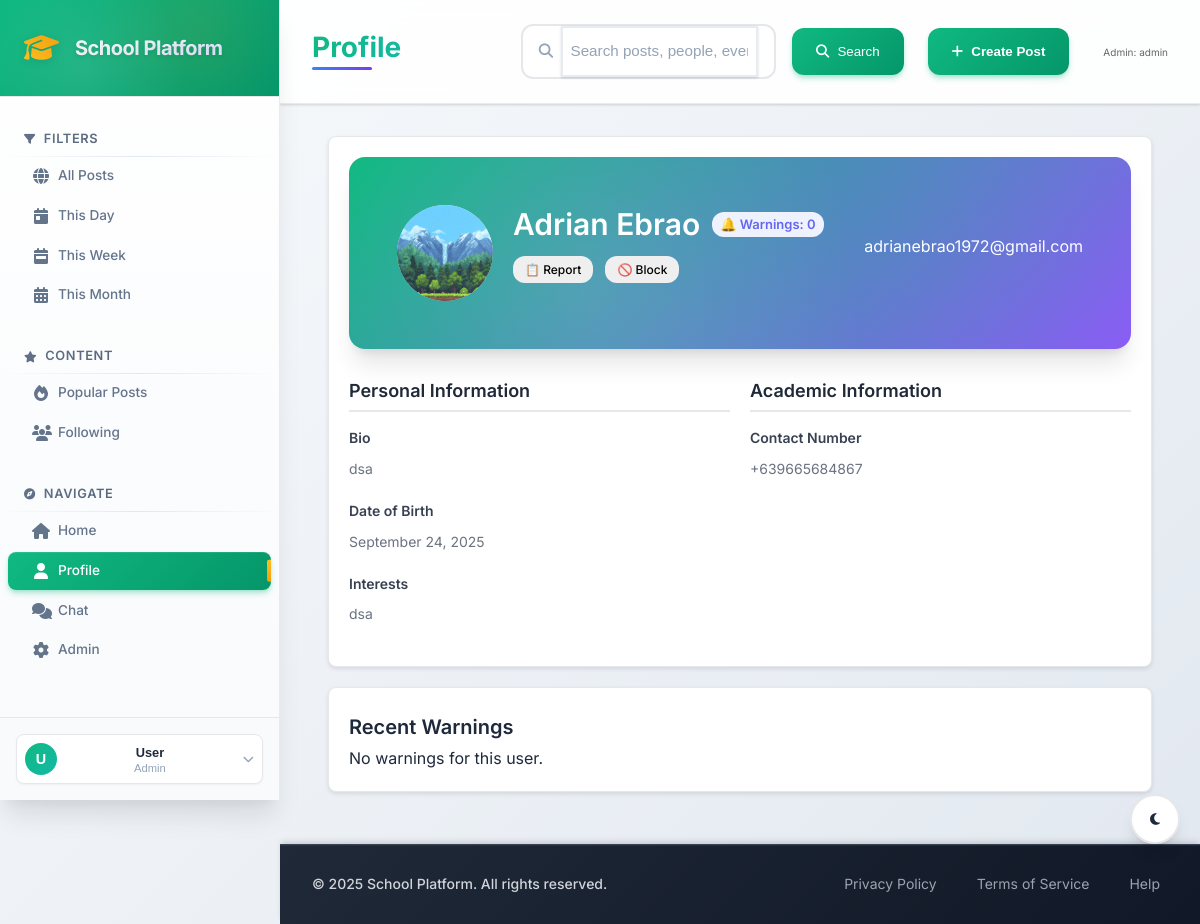
The page /public/profile.php?id=13 (signed in) on the database its author committed.
### tables this page shows
CREATE TABLE `users` (
  `id` int(10) UNSIGNED NOT NULL,
  `name` varchar(100) NOT NULL,
  `email` varchar(150) NOT NULL,
  `password` varchar(255) NOT NULL,
  `role` enum('admin','student','user') NOT NULL DEFAULT 'student',
  `contact_number` varchar(30) DEFAULT NULL,
  `student_id` varchar(20) DEFAULT NULL,
  `date_of_birth` date DEFAULT NULL,
  `gender` enum('male','female','other','prefer_not_to_say') DEFAULT NULL,
  `year_level` enum('1st_year','2nd_year','3rd_year','4th_year','5th_year','graduate') DEFAULT NULL,
  `course` varchar(100) DEFAULT NULL,
  `major` varchar(100) DEFAULT NULL,
  `bio` text DEFAULT NULL,
  `hometown` varchar(100) DEFAULT NULL,
  `interests` text DEFAULT NULL,
  `emergency_contact_name` varchar(100) DEFAULT NULL,
  `emergency_contact_phone` varchar(15) DEFAULT NULL,
  `profile_visibility` enum('public','students_only','private') DEFAULT 'students_only',
  `show_email` tinyint(1) NOT NULL DEFAULT 0,
  `show_contact` tinyint(1) NOT NULL DEFAULT 0,
  `is_online` tinyint(1) NOT NULL DEFAULT 0,
  `created_at` timestamp NOT NULL DEFAULT current_timestamp(),
  `is_blocked` tinyint(1) DEFAULT 0,
  `blocked_at` timestamp NULL DEFAULT NULL,
  `blocked_reason` text DEFAULT NULL
);

### src/Controller/UserController.php (called while the page is built, shortened)
<?php
class UserController
{
    private $pdo;
    public function __construct($pdo)
    {
        $this->pdo = $pdo;
    }
    public function viewProfile($userId)
    {
        try {
            $stmt = $this->pdo->query("SHOW COLUMNS FROM users LIKE 'student_id'");
            $hasNewFields = $stmt->rowCount() > 0;
        } catch (Exception $e) {
            $hasNewFields = false;
        }
        if ($hasNewFields) {
            $stmt = $this->pdo->prepare('SELECT id, name, email, contact_number, role, student_id, date_of_birth, gender, year_level, course, major, bio, hometown, interests, emergency_contact_name, emergency_contact_phone, profile_visibility FROM users WHERE id = :id');
        } else {
            $stmt = $this->pdo->prepare('SELECT id, name, email, contact_number, role FROM users WHERE id = :id');
        }
        $stmt->execute([':id' => $userId]);
        $profile = $stmt->fetch(PDO::FETCH_ASSOC);
        return $profile;
    }
}

### src/Controller/AdminController.php (called while the page is built, shortened)
<?php
class AdminController
{
    private $pdo;
    public function __construct($pdo)
    {
        $this->pdo = $pdo;
    }
    private function getTableColumns($tableName)
    {
        try {
            $stmt = $this->pdo->query("SHOW COLUMNS FROM `$tableName`");
            return $stmt ? $stmt->fetchAll(PDO::FETCH_COLUMN) : [];
        } catch (PDOException $e) {
            return [];
        }
    }
    public function getUserWarnings($userId)
    {
        try {
            $columns = $this->getTableColumns('user_warnings');
            if (in_array('user_id', $columns)) {
                $stmt = $this->pdo->prepare("
                    SELECT * FROM user_warnings
                    WHERE user_id = ? AND is_active = 1
                    ORDER BY created_at DESC
                ");
            } else {
                $stmt = $this->pdo->prepare("
                    SELECT * FROM user_warnings
                    WHERE warned_user_id = ? AND is_active = 1
                    ORDER BY created_at DESC
                ");
            }
            $stmt->execute([$userId]);
            return $stmt->fetchAll(PDO::FETCH_ASSOC);
        } catch (PDOException $e) {
            error_log("Get user warnings error: " . $e->getMessage());
            return [];
        }
    }
    public function isUserBlocked($blockerId, $blockedId)
    {
        try {
            $stmt = $this->pdo->prepare("
                SELECT COUNT(*) FROM user_blocks
                WHERE blocker_user_id = ? AND blocked_user_id = ? AND is_active = 1
            ");
            $stmt->execute([$blockerId, $blockedId]);
            return $stmt->fetchColumn() > 0;
        } catch (PDOException $e) {
            return false;
        }
    }
}

### public/profile.php (the view, shortened to what this page needs)
<?php
require_once '../config/database.php';
require_once __DIR__ . '/../src/Controller/UserController.php';
require_once __DIR__ . '/../src/Controller/AdminController.php';
$uc = new UserController($pdo);
$adminController = new AdminController($pdo);
$viewId = isset($_GET['id']) ? (int)$_GET['id'] : ($_SESSION['user_id'] ?? null);
$isOwnProfile = isset($_SESSION['user_id']) && $_SESSION['user_id'] == $viewId;
$profile = $uc->viewProfile($viewId);
$avatar = null;
$files = @glob(__DIR__ . '/uploads/avatar_' . $viewId . '.*');
if ($files && count($files) > 0) { $avatar = 'uploads/' . basename($files[0]); }
$warnings = [];
try { $warnings = $adminController->getUserWarnings($viewId); } catch (Exception $e) { $warnings = []; }
$warningsCount = is_array($warnings) ? count($warnings) : 0;
$hasBlocked = false;
if ($viewId && $viewId != $_SESSION['user_id']) {
  try {
    $hasBlocked = $adminController->isUserBlocked($_SESSION['user_id'], $viewId);
  } catch (Exception $e) {
    $isBlocked = false;
    $hasBlocked = false;
  }
}
  ?>
<?php require_once __DIR__ . '/../src/View/header.php'; ?>
<main class="container">
  <div class="profile-section">
    <div class="profile-header">
      <div class="avatar-section">
        <div id="avatarContainer" style="width:96px;height:96px;border-radius:50%;overflow:hidden;background:#eee">
          <?php if ($avatar): ?>
            <img id="currentAvatar" src="<?php echo $avatar; ?>?t=<?php echo time(); ?>" style="width:100%;height:100%;object-fit:cover" alt="avatar">
          <?php else: ?>
            <div id="currentAvatarPlaceholder" style="width:100%;height:100%;display:flex;align-items:center;justify-content:center;color:#777;font-size:12px">No avatar</div>
          <?php endif; ?>
        </div>
      </div>
      <div class="profile-info">
        <h2 style="display:flex;align-items:center;gap:12px;flex-wrap:wrap;margin:0 0 10px 0">
          <span><?php echo htmlspecialchars($profile['name'] ?? ''); ?></span>
          <?php if ($warningsCount > 0 && (($_SESSION['role'] ?? '') === 'admin' || $isOwnProfile)): ?>
            <span style="background:#f59e0b;color:white;padding:4px 8px;border-radius:12px;font-size:13px">🔔 Warnings: <?php echo $warningsCount; ?></span>
          <?php elseif (($_SESSION['role'] ?? '') === 'admin' || $isOwnProfile): ?>
            <span style="background:#eef2ff;color:#6366f1;padding:4px 8px;border-radius:12px;font-size:13px">🔔 Warnings: <?php echo $warningsCount; ?></span>
          <?php endif; ?>
          <?php if (isset($_SESSION['user_id']) && $_SESSION['user_id'] != $viewId): ?>
            <button class="btn danger small" onclick="openReportOnProfile(<?php echo $viewId; ?>, '<?php echo htmlspecialchars($profile['name'] ?? ''); ?>')" style="font-size:12px;padding:6px 12px">📋 Report</button>
            <?php if (!$hasBlocked): ?>
              <button class="btn danger small" onclick="openBlockUser(<?php echo $viewId; ?>, '<?php echo htmlspecialchars($profile['name'] ?? ''); ?>')" style="font-size:12px;padding:6px 12px">🚫 Block</button>
            <?php else: ?>
              <button class="btn secondary small" onclick="unblockUser(<?php echo $viewId; ?>, '<?php echo htmlspecialchars($profile['name'] ?? ''); ?>')" style="font-size:12px;padding:6px 12px">✅ Unblock</button>
            <?php endif; ?>
          <?php endif; ?>
        </h2>
        <div class="kv" style="margin-bottom:5px"><?php echo htmlspecialchars($profile['email'] ?? ''); ?></div>
      </div>
    </div>
    <div id="profileView" class="profile-view">
      <div class="info-grid">
        <div>
          <h3 class="section-title">Personal Information</h3>
          <?php if (!empty($profile['bio'])): ?>
            <div class="profile-field">
              <label>Bio</label>
              <div class="value"><?php echo nl2br(htmlspecialchars($profile['bio'])); ?></div>
            </div>
          <?php endif; ?>
          <?php if (!empty($profile['date_of_birth'])): ?>
            <div class="profile-field">
              <label>Date of Birth</label>
              <div class="value"><?php echo date('F j, Y', strtotime($profile['date_of_birth'])); ?></div>
            </div>
          <?php endif; ?>
          <?php if (!empty($profile['interests'])): ?>
            <div class="profile-field">
              <label>Interests</label>
              <div class="value"><?php echo nl2br(htmlspecialchars($profile['interests'])); ?></div>
            </div>
          <?php endif; ?>
        </div>
        <div>
          <h3 class="section-title">Academic Information</h3>
          <div class="profile-field">
            <label>Contact Number</label>
            <div class="value"><?php echo htmlspecialchars($profile['contact_number'] ?? 'Not provided'); ?></div>
          </div>
        </div>
      </div>
    </div>
  </div>
  <?php if ((($_SESSION['role'] ?? '') === 'admin')): ?>
    <div class="profile-section">
      <h4 style="margin:6px 0">Recent Warnings</h4>
      <?php if (!$warningsCount): ?>
        <div class="kv">No warnings for this user.</div>
      <?php endif; ?>
    </div>
  <?php endif; ?>
</main>
<?php require_once __DIR__ . '/../src/View/footer.php'; ?>

### public/assets/style.css (style rules this page uses)
:root { --primary-green: #10b981; --primary-green-dark: #059669; --primary-green-light: #34d399; --primary-green-lighter: #d1fae5; --primary-blue: #10b981; --primary-blue-dark: #059669; --primary-blue-light: #34d399; --primary-blue-lighter: #d1fae5; --secondary-teal: #14b8a6; --secondary-lime: #65a30d; --secondary-orange: #f59e0b; --secondary-red: #ef4444; --secondary-purple: #8b5cf6; --secondary-green: #10b981; --gray-50: #f9fafb; --gray-100: #f3f4f6; --gray-200: #e5e7eb; --gray-300: #d1d5db; --gray-400: #9ca3af; --gray-500: #6b7280; --gray-600: #4b5563; --gray-700: #374151; --gray-800: #1f2937; --gray-900: #111827; --bg-primary: #ffffff; --bg-secondary: #f0fdf4; --bg-tertiary: #ecfdf5; --bg-accent: #d1fae5; --bg-dark: #064e3b; --text-primary: #1e293b; --text-secondary: #64748b; --text-tertiary: #94a3b8; --text-inverse: #ffffff; --shadow-sm: 0 1px 2px 0 rgb(0 0 0 / 0.05); --shadow-md: 0 4px 6px -1px rgb(0 0 0 / 0.1), 0 2px 4px -2px rgb(0 0 0 / 0.1); --shadow-lg: 0 10px 15px -3px rgb(0 0 0 / 0.1), 0 4px 6px -4px rgb(0 0 0 / 0.1); --shadow-xl: 0 20px 25px -5px rgb(0 0 0 / 0.1), 0 8px 10px -6px rgb(0 0 0 / 0.1); --radius-sm: 0.375rem; --radius-md: 0.5rem; --radius-lg: 0.75rem; --radius-xl: 1rem; --space-xs: 0.25rem; --space-sm: 0.5rem; --space-md: 1rem; --space-lg: 1.5rem; --space-xl: 2rem; --space-2xl: 3rem; --transition-fast: 0.15s ease-in-out; --transition-normal: 0.3s ease-in-out; --transition-slow: 0.5s ease-in-out; }
* { margin: 0; padding: 0; box-sizing: border-box; }
html { font-size: 16px; scroll-behavior: smooth; }
body { font-family: 'Inter', -apple-system, BlinkMacSystemFont, 'Segoe UI', Roboto, sans-serif; line-height: 1.6; color: var(--text-primary); background: linear-gradient(135deg, var(--bg-secondary) 0%, var(--bg-tertiary) 100%); min-height: 100vh; font-feature-settings: 'cv02', 'cv03', 'cv04', 'cv11'; }
h1, h2, h3, h4, h5, h6 { font-weight: 600; line-height: 1.3; margin-bottom: var(--space-sm); }
h2 { font-size: 1.875rem; }
h3 { font-size: 1.5rem; }
h4 { font-size: 1.25rem; }
.content-body > * { animation: fadeIn 0.5s ease-out; }

### public/assets/modern-theme.css (style rules this page uses)
.btn { display: inline-flex; align-items: center; gap: var(--space-sm); padding: var(--space-md) var(--space-lg); border: none; border-radius: var(--radius-lg); font-weight: 600; font-size: 0.9rem; cursor: pointer; transition: all var(--transition-fast); text-decoration: none; font-family: inherit; }

### public/assets/enhanced-content.css (style rules this page uses)
.btn.small { padding: var(--space-sm) var(--space-md); font-size: 0.8rem; }

### public/assets/dashboard-enhancements.css (style rules this page uses)
.btn { position: relative; overflow: hidden; transition: all 0.3s ease; }
.btn::before { content: ''; position: absolute; top: 0; left: -100%; width: 100%; height: 100%; background: linear-gradient(90deg, transparent, rgba(255, 255, 255, 0.2), transparent); transition: left 0.5s ease; }

### public/assets/pages-enhancements.css (style rules this page uses)
.profile-header { background: linear-gradient(135deg, var(--primary-blue), var(--secondary-purple)); color: var(--text-inverse); border-radius: var(--radius-xl); padding: var(--space-2xl); margin-bottom: var(--space-xl); position: relative; overflow: hidden; box-shadow: var(--shadow-xl); }
.profile-header::before { content: ''; position: absolute; top: 0; left: 0; right: 0; bottom: 0; background: radial-gradient(circle at 30% 70%, rgba(255, 255, 255, 0.1) 0%, transparent 50%), radial-gradient(circle at 70% 30%, rgba(16, 185, 129, 0.1) 0%, transparent 50%); }
.profile-info { display: flex; align-items: center; gap: var(--space-xl); position: relative; z-index: 2; }
.profile-section { background: var(--bg-primary); border-radius: var(--radius-xl); box-shadow: var(--shadow-lg); overflow: hidden; border: 1px solid var(--gray-200); }

### public/assets/chat.css (style rules this page uses)
.btn { padding: var(--space-sm) var(--space-md); border: none; border-radius: var(--radius-lg); font-weight: 500; cursor: pointer; transition: all var(--transition-fast); display: inline-flex; align-items: center; gap: var(--space-sm); text-decoration: none; font-size: 0.9rem; }

### rows shown on the page
users: name "Adrian Ebrao", email "adrianebrao1972@gmail.com", bio "dsa", date_of_birth "September 24, 2025", interests "dsa", contact_number "+639665684867"

### other values the page prints
substr($_SESSION['name'] ?? 'U', 0, 1) "U"
$_SESSION['name'] "User"
$_SESSION['role'] "Admin"
$currentPage "Profile"
$_SESSION['role'] "admin"
$warningsCount "0"
